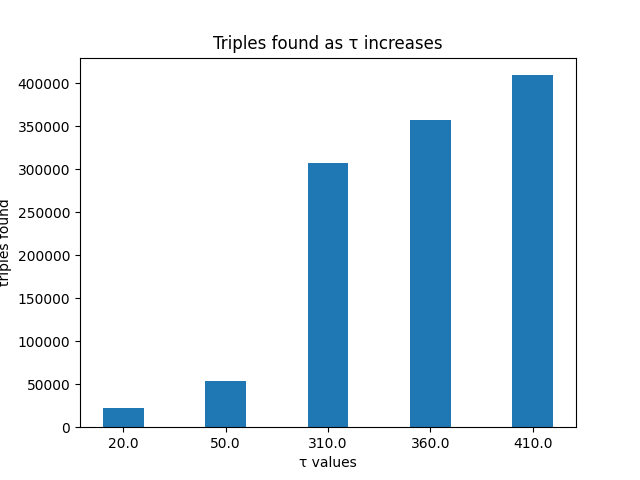

The script that saved this image:
from typing import List
from pyspark.sql import DataFrame
import pyspark.sql.functions as F
from matplotlib import pyplot as plt

import statistics


def question2(df: DataFrame):
    t_values = [20.0, 50.0, 310.0, 360.0, 410.0]
    results = [query(df, t) for t in t_values]

    print(zip(t_values, results))

    plot(list(map(str, t_values)), results)


def query(df: DataFrame, t: float) -> int:
    def calculate_var(row):
        return statistics.variance(row)

    var_udf = F.udf(calculate_var, 'float')

    df_with_sum = df.withColumn('SUM', sum(
        [F.col(c) for c in df.columns[1:]]  # type: ignore
    )).select('_1', 'SUM')
    return df_with_sum \
        .crossJoin(df_with_sum.selectExpr('_1 as _2', 'SUM as SUM2'))\
        .filter('_1 != _2')\
        .crossJoin(df_with_sum.selectExpr('_1 as _3', 'SUM as SUM3'))\
        .filter('_1 != _3')\
        .withColumn(
            'var',
            var_udf(F.array('SUM', 'SUM2', 'SUM3'))
        ).filter(f'var <= {t}').count()


def plot(t_values: List[str], results: List[int]):
    plt.bar(t_values, results, width=0.4)

    plt.xlabel("τ values")
    plt.ylabel("triples found")
    plt.title("Triples found as τ increases")

    plt.savefig('question2.png')
